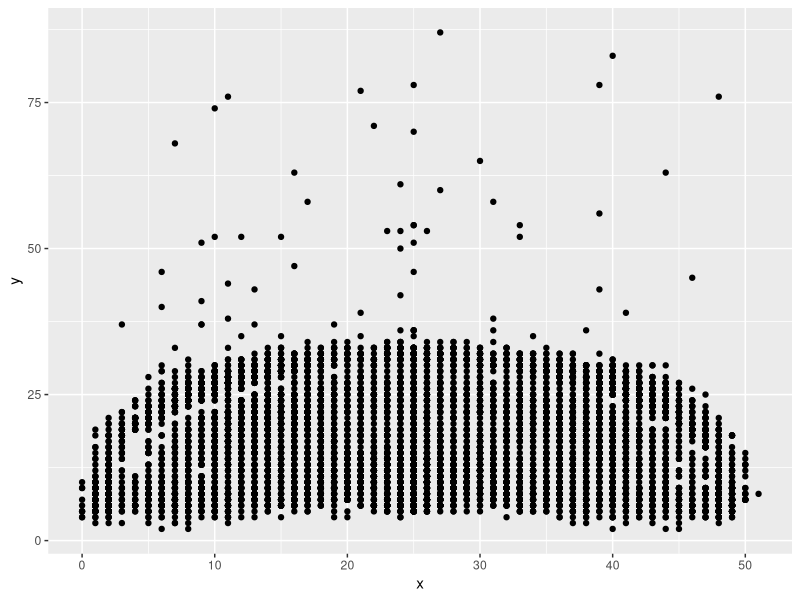
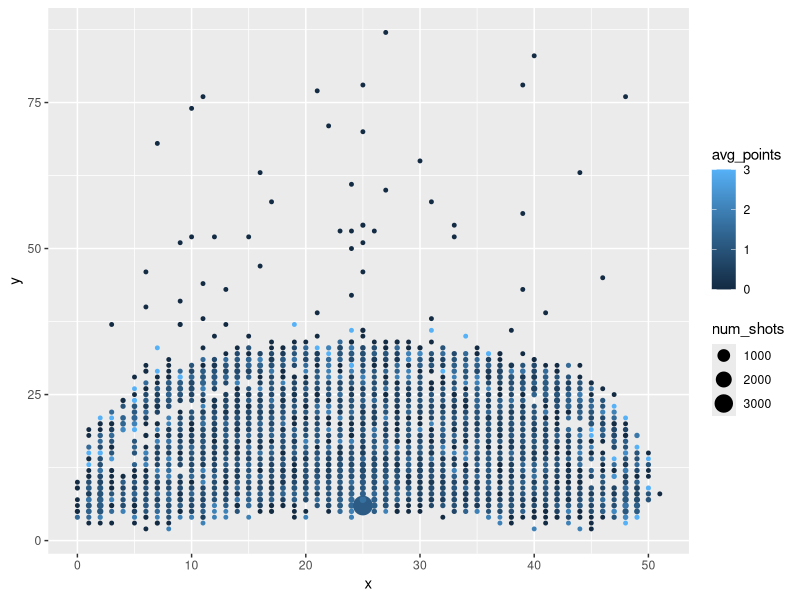
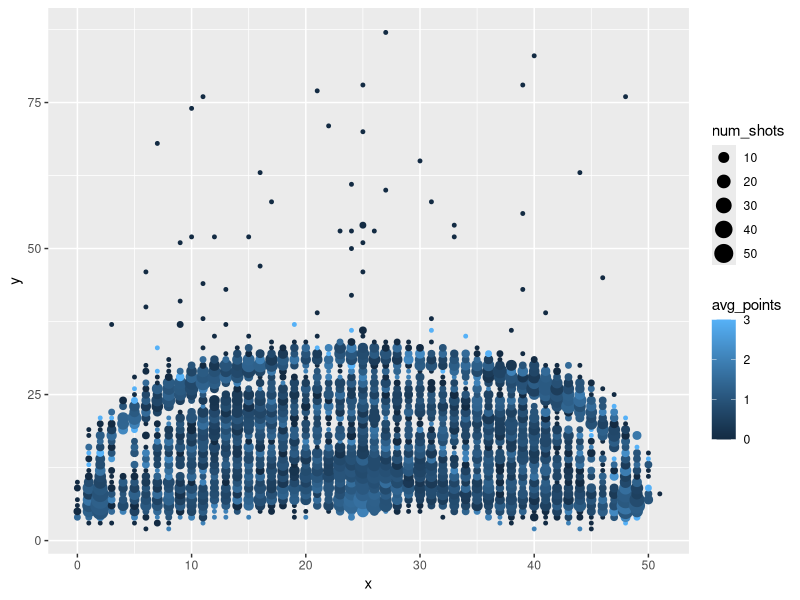

Here is the R script that generated these plots, in order:
library(dplyr)
library(ggplot2)
shots <- read.csv("LAshots.csv")

head(shots)
qplot(x, y, data = shots)
shots$points[shots$result == "missed"] <- 0

shots_df <- group_by(tbl_df(shots), x, y)

shots_sum <- summarise(shots_df,
  num_shots = length(result),
  num_made = sum(result == "made"),
  prop_made = mean(result == "made"),
  avg_points = mean(points),
  total_points = sum(points))
write.csv(shots_sum, file = "shots_sum.csv", row.names = TRUE)

head(shots_sum)

ggplot(shots_sum, aes(x, y)) +
  geom_point(aes(size = num_shots, colour = avg_points))
# what's that crazy point pulling off the scale?

subset(shots_sum,num_shots > 3000)
# right under basket?

subset(shots_sum, x == 25 & y == 6)
head(subset(shots, x == 25 & y == 6))
# lots of layups
table(subset(shots, x == 25 & y == 6)$type)

ggplot(subset(shots_sum, !(x == 25 & y == 6)), aes(x, y)) +
  geom_point(aes(size = num_shots, colour = avg_points))
